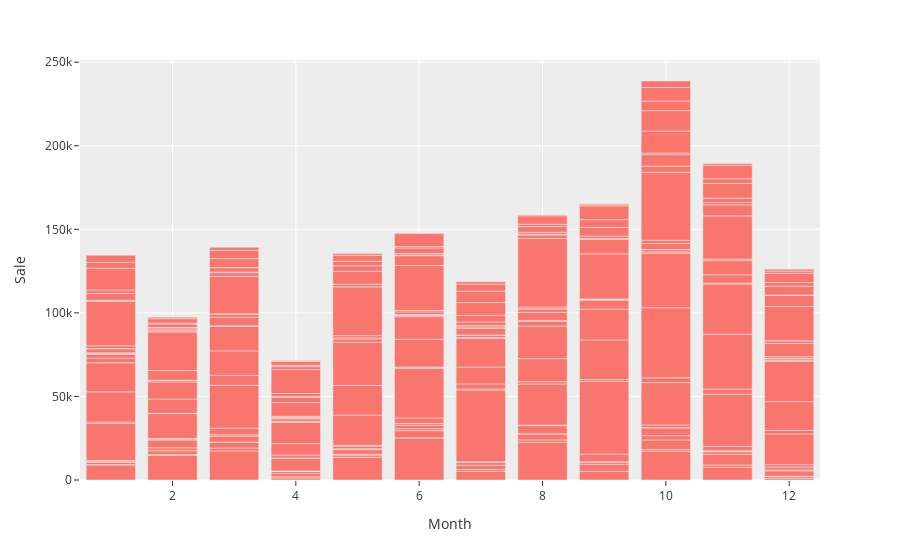

This figure's notebook cell:
### Markdown cell above
## Which month has highest sale

### Code cell
# Month having highest sale
fig = px.bar(df_month, x = "Month", y = "Sale")
fig.show()

### Figure 1 — Plotly figure (JSON) as saved in the notebook; plotly's stock layout.template omitted (floating-point values rounded to 4 significant figures; data arrays with more than 128 entries replaced by an {"elided": "..."} marker saying what was removed)
{"data": [{"alignmentgroup": "True", "hovertemplate": "Month=%{x}<br>Sale=%{y}<extra></extra>", "legendgroup": "", "marker": {"color": "#F8766D", "pattern": {"shape": ""}}, "name": "", "offsetgroup": "", "orientation": "v", "showlegend": false, "textposition": "auto", "type": "bar", "x": {"elided": "284 int values"}, "xaxis": "x", "y": {"elided": "284 float values"}, "yaxis": "y"}], "layout": {"barmode": "relative", "legend": {"tracegroupgap": 0}, "margin": {"t": 60}, "xaxis": {"anchor": "y", "domain": [0, 1], "title": {"text": "Month"}}, "yaxis": {"anchor": "x", "domain": [0, 1], "title": {"text": "Sale"}}}}
